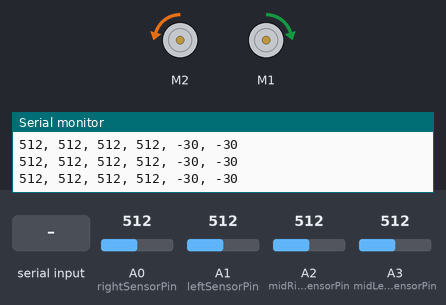
Recording of a sketch running on a simulated Arduino Uno, built with avr-gcc and run on an emulated ATmega328P. On the bench: 2 × DC motor (green arrow = forward, orange = backward, longer = faster), the last lines printed to the serial monitor. The inputs (shaded band) are chosen by the test bench; at power-on: A0 (rightSensorPin) = 512, A1 (leftSensorPin) = 512, A2 (midRightSensorPin) = 512, A3 (midLeftSensorPin) = 512.

Above: at 1.2 s.
1.3 s: A0 (rightSensorPin) set to 640
4.3 s: A0 (rightSensorPin) set to 663
At 5.0 s:
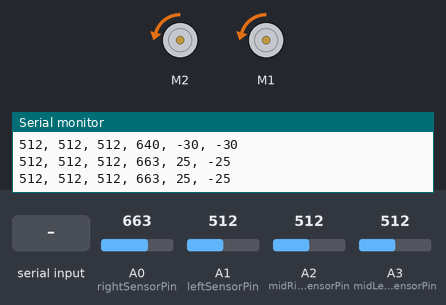
6.0 s: A1 (leftSensorPin) set to 641
7.5 s: A1 (leftSensorPin) set to 658
At 7.9 s:
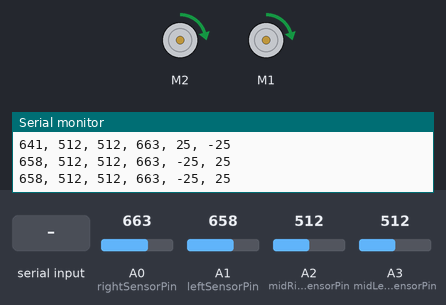
9.0 s: "90,45\n" received over Serial
At 10.3 s:
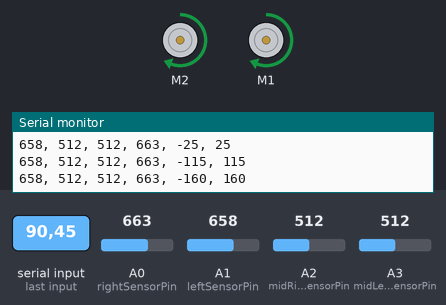
10.8 s: "30,150\n" received over Serial
At 12.4 s:
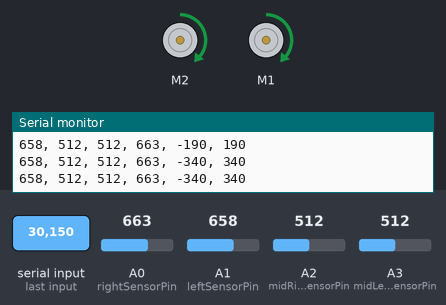
Timing chart, 0 to 13.5 s (numbered marks = the images above; inputs shaded):
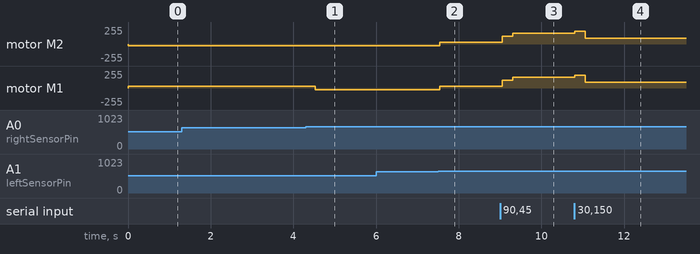

The sketch:

motor_control.ino
```cpp
/*
A file for running running a line following robot.
*/

#include <Wire.h>
#include <Adafruit_MotorShield.h>
#include "utility/Adafruit_MS_PWMServoDriver.h"
Adafruit_MotorShield AFMS = Adafruit_MotorShield();
Adafruit_DCMotor *leftMotor = AFMS.getMotor(1);
// is wired backwards; must run BACKWARDS to go forwards and vice versa
Adafruit_DCMotor *rightMotor = AFMS.getMotor(2);

// init variables for sensors
const int leftSensorPin = A1;
const int rightSensorPin = A0;
const int midRightSensorPin = A2;
const int midLeftSensorPin = A3;
int leftSensorVal = 0;
int rightSensorVal = 0;
int midLeftSensorVal = 0;
int midRightSensorVal = 0;
int sensorThreshold = 650;

// init speed variables
int adjustSpeed = 25;
int forwardSpeed = 30;
int speedAdder = 1;

void setup() {
  Serial.begin(9600);
  AFMS.begin();
}

void loop() {
  // check for serial input to adjust speed
  if (Serial.available() > 0) {
    speedAdder = Serial.parseInt();
    forwardSpeed = speedAdder + forwardSpeed;
    adjustSpeed = speedAdder + adjustSpeed;
  }

  // set motor to adjustSpeed first
  rightMotor->setSpeed(adjustSpeed);
  leftMotor->setSpeed(adjustSpeed);

  // read sensor info and decide movement based off that
  readSensorInfo();

  if (leftSensorVal < sensorThreshold && rightSensorVal < sensorThreshold && (midLeftSensorVal > sensorThreshold || midRightSensorVal > sensorThreshold)) {
    // check both; if both are aight then move forward
    rightMotor->setSpeed(forwardSpeed);
    leftMotor->setSpeed(forwardSpeed);
    forward();
  }
  else if (leftSensorVal > sensorThreshold) {
    // if left sensor is over tape, turn left
    turnLeft();
  }
  else if (rightSensorVal > sensorThreshold) {
    // if right sensor over tape, turn right
    turnRight();
  }
  else if (leftSensorVal < sensorThreshold && rightSensorVal < sensorThreshold && midLeftSensorVal < sensorThreshold && midRightSensorVal < sensorThreshold) {
    // if none of the sensors are over tape, slowly back up
    backward();
  }
  // wait 2 milliseconds before the next loop for the analog-to-digital
  // converter to settle after the last reading:
  delay(250);
}

void readSensorInfo() {
  /*
    Reads all sensor values and prints to Serial Monitor.
  */
  leftSensorVal = analogRead(leftSensorPin);
  rightSensorVal = analogRead(rightSensorPin);
  midLeftSensorVal = analogRead(midLeftSensorPin);
  midRightSensorVal = analogRead(midRightSensorPin);

  Serial.print(leftSensorVal);
  Serial.print(", ");
  Serial.print(midLeftSensorVal);
  Serial.print(", ");
  Serial.print(midRightSensorVal);
  Serial.print(", ");
  Serial.print(rightSensorVal);
}

void turnLeft() {
  /*
    Changes motor direction to turn left and print out speed
    of left and right motor to Serial Monitor.
  */
  leftMotor->run(FORWARD);
  rightMotor->run(FORWARD);

  Serial.print(", ");
  Serial.print(adjustSpeed * -1);
  Serial.print(", ");
  Serial.println(adjustSpeed);
}

void turnRight() {
  /*
    Changes motor direction to turn right and print out speed
    of left and right motor to Serial Monitor.
  */
  leftMotor->run(BACKWARD);
  rightMotor->run(BACKWARD);

  Serial.print(", ");
  Serial.print(adjustSpeed);
  Serial.print(", ");
  Serial.println(adjustSpeed * -1);
}

void forward() {
  /*
    Changes motor direction to go forwards and print out speed
    of left and right motor to Serial Monitor.
  */
  leftMotor->run(BACKWARD);
  rightMotor->run(FORWARD);

  Serial.print(", ");
  Serial.print(forwardSpeed);
  Serial.print(", ");
  Serial.println(forwardSpeed);
}

void backward() {
  /*
    Changes motor direction to go backwards and print out speed
    of left and right motor to Serial Monitor.
  */
  leftMotor->run(FORWARD);
  rightMotor->run(BACKWARD);

  Serial.print(", ");
  Serial.print(forwardSpeed * -1);
  Serial.print(", ");
  Serial.println(forwardSpeed * -1);
}
```

Measured:
- the behaviour switches between 650 and 651 on A0 (rightSensorPin) (found by bisection; images 0 and 1)
- the behaviour switches between 650 and 651 on A1 (leftSensorPin) (found by bisection; images 1 and 2)
- after the input at 4.3 s, motor M1: forward 25/255 → backward 25/255 after 0.23 s
- after the input at 7.5 s, motor M2, motor M1: backward 25/255 → forward 25/255 after 0.05 s
- after the input at 9.0 s, motor M2, motor M1: forward 25/255 → forward 115/255 after 0.06 s, → forward 160/255 0.25 s later
- after the input at 10.8 s, motor M2, motor M1: forward 160/255 → forward 190/255 at once, → forward 84/255 0.25 s later
